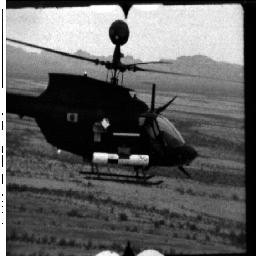
//> input picture Codigos DIP/GenerarRuido/GenerarRuido/helicoptero.jpg, 256 x 256 px
$ ./GenerarRuido   (built with g++ and OpenCV 4)
//> lines starting //> are read from the running program, lines starting //| are printed output that depends on the picture
#include "opencv2/imgproc/imgproc.hpp"
#include "opencv2/highgui/highgui.hpp"
#include <stdlib.h>
#include <stdio.h>
#include "opencv2/opencv.hpp"
#include < opencv/highgui.h >
#include <time.h>

void RuidoSal(IplImage* img);
void RuidoPimienta(IplImage* img);
void RuidoSalyPimienta(IplImage* img);
void RuidoUniforme(IplImage* img, IplImage * imgF);
void RuidoGaussiano(IplImage* img);

void FiltroOrden(IplImage* img, IplImage* imgFiltrada,int operacion);
void ordenarArr(double arr[9]);
double CalculoPromedio(double arr[9],int t);

double CalculoMedia();
double CalculoVarianza(double media);

void main(){
	//Declaracion de variables a usarse
	IplImage *imgIn;			// imagen de entrada

	imgIn=cvLoadImage("helicoptero.jpg", 1);		//carga la imagen de entrada
//> imgIn is the input picture: 256 rows x 256 cols, CV_8UC3; min 0, max 255, mean 94.8
	//visualiza la img original en escala de grises
	cvNamedWindow("Imagen",1);
	cvShowImage("Imagen",imgIn);	cvWaitKey(0);

	//Ruido Sal
	IplImage *imgSal= cvCreateImage(cvGetSize(imgIn),imgIn->depth, 3);
	cvCopy(imgIn,imgSal,0);
	RuidoSal(imgSal);
	cvShowImage("ImgSal", imgSal); cvWaitKey(0);

	//Filtro M韓imo
	IplImage* imgFiltMinimo= cvCreateImage(cvGetSize(imgIn),imgIn->depth, 3);
	FiltroOrden(imgSal, imgFiltMinimo,3);
	cvShowImage("ImgFiltroMinimo", imgFiltMinimo); cvWaitKey(0);

	//Ruido Pimienta
	IplImage *imgPimienta= cvCreateImage(cvGetSize(imgIn),imgIn->depth, 3);
	cvCopy(imgIn,imgPimienta,0);
	RuidoPimienta(imgPimienta);
	cvShowImage("ImgPimienta", imgPimienta); cvWaitKey(0);

	//Filtro M醲imo
	IplImage* imgFiltMaximo= cvCreateImage(cvGetSize(imgIn),imgIn->depth, 3);
	FiltroOrden(imgPimienta, imgFiltMaximo,2);
	cvShowImage("ImgFiltroMaximo", imgFiltMaximo); cvWaitKey(0);

	//Ruido Sal y Pimienta
	IplImage *imgSalyPimienta= cvCreateImage(cvGetSize(imgIn),imgIn->depth, 3);
	cvCopy(imgIn,imgSalyPimienta,0);
	RuidoSalyPimienta(imgSalyPimienta);
	cvShowImage("ImgSalyPimienta", imgSalyPimienta); cvWaitKey(0);

	//Filtro Mediano
	IplImage* imgFiltMediano= cvCreateImage(cvGetSize(imgIn),imgIn->depth, 3);
	FiltroOrden(imgSalyPimienta, imgFiltMediano,1);
	cvShowImage("ImgFiltroMediano", imgFiltMediano); cvWaitKey(0);

	//FILTRO UNIFORME Y GAUSSIANO
	//Se inicializa una imagen de un solo canal
	IplImage *imgGray=cvCreateImage(cvGetSize(imgIn),IPL_DEPTH_8U,1);
	cvCvtColor(imgIn,imgGray,CV_BGR2GRAY);			//convierte la img de entrada a img escala de grises

	//Ruido Uniforme
	IplImage *imgUniforme= cvCreateImage(cvGetSize(imgIn),imgIn->depth, 1);
	cvSet(imgUniforme, cvScalar(0,0,0,0),NULL);
	//cvCopy(imgGray,imgUniforme,0);
	RuidoUniforme(imgGray,imgUniforme);
	cvShowImage("ImgRuidoUniforme", imgUniforme); cvWaitKey(0);
	cvAdd(imgUniforme,imgGray,imgUniforme);
	cvShowImage("ImgconRuidoUniforme", imgUniforme); cvWaitKey(0);

	//Filtro PuntoMedio
	IplImage* imgFiltPuntMedio= cvCreateImage(cvGetSize(imgIn),imgIn->depth, 1);
	FiltroOrden(imgUniforme, imgFiltPuntMedio,4);
	cvShowImage("ImgFiltroPuntMedio", imgFiltPuntMedio); cvWaitKey(0);

	//Filtro Gaussiano
	IplImage *imgGaussiano= cvCreateImage(cvGetSize(imgIn),imgIn->depth, 1);
	IplImage *imgFiltroGaussiano= cvCreateImage(cvGetSize(imgIn),imgIn->depth, 1);
	cvSet(imgGaussiano, cvScalar(0,0,0,0),NULL);
	//cvCopy(imgGray,imgGaussiano,0);
	RuidoGaussiano(imgGaussiano);
	cvShowImage("ImgRuidoGaussiano", imgGaussiano); cvWaitKey(0);
	cvAdd(imgGaussiano,imgGray,imgGaussiano);
	cvShowImage("ImgconRuidoGaussiano", imgGaussiano); cvWaitKey(0);

	//Filtro PuntoMedio
	IplImage* imgFiltPuntMedioG= cvCreateImage(cvGetSize(imgIn),imgIn->depth, 1);
	FiltroOrden(imgGaussiano, imgFiltPuntMedioG,4);
	cvShowImage("ImgFiltroPuntMedioGaussiano", imgFiltPuntMedioG); cvWaitKey(0);


}

void RuidoSal(IplImage* img){
	float prob= 0.05;
	int ri=0,rj=0;
	int n=0;
	int npixeles = int(img->width*img->height*prob);
//> npixeles = 3276
	srand(time(NULL));

	printf("w: %d, h: %d, npx: %d\n", img->width,img->height,npixeles);
//| w: 256, h: 256, npx: 3276

	while (n!=npixeles){
		ri= rand()%(img->width);
		rj= rand()%(img->height);
		cvSet2D(img,rj,ri,cvScalarAll(255));
		n++;
	}
//> img: 256 rows x 256 cols, CV_8UC3; min 0, max 255, mean 102.7
//> after the loop, n = 3276
//> after the loop in FiltroOrden, `for(int i=1;i<img->width-1;i++)`: n = 0

	//cvShowImage("ImgSal", imgSal); cvWaitKey(0);
}

void RuidoPimienta(IplImage* img){
	float prob= 0.02;
	int ri=0,rj=0;
	int n=0;
	int npixeles = int(img->width*img->height*prob);
//> npixeles = 1310
	srand(time(NULL));

	printf("w: %d, h: %d, npx: %d\n", img->width,img->height,npixeles);
//| w: 256, h: 256, npx: 1310

	while (n!=npixeles){
		ri= rand()%(img->width);
		rj= rand()%(img->height);
		cvSet2D(img,rj,ri,cvScalarAll(0));
		n++;
	}
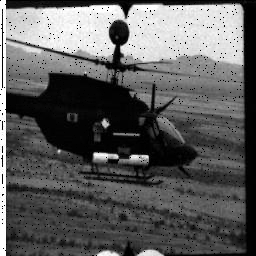
//> img: 256 rows x 256 cols, CV_8UC3; min 0, max 255, mean 93
//> after the loop, n = 1310

	//cvShowImage("ImgPimienta", imgPimienta); cvWaitKey(0);
}

void RuidoSalyPimienta(IplImage* img){
	RuidoSal(img);
//| w: 256, h: 256, npx: 3276
	RuidoPimienta(img);
//| w: 256, h: 256, npx: 1310
//> after the loop in RuidoPimienta (call 2), `while (n!=npixeles)`:
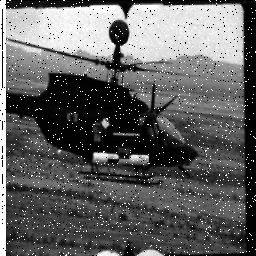
//> img: 256 rows x 256 cols, CV_8UC3; min 0, max 255, mean 97.6
}

void RuidoUniforme(IplImage* img, IplImage * imgF){
	int min=10, max=70;
	float operacion=(float)1/(float)(max-min);
	int brillo= 0;
	float prob= 0.05;
	int i=0,j=0;
	int n=0,n1=0;
	int npixeles = int(img->width*img->height*prob);
//> npixeles = 3276

	while (n!=npixeles){

		brillo= rand()%max+min;

		while (n1!=int(img->width*img->height*operacion)){
			i= rand()%(img->width);
			j= rand()%(img->height);

			cvSet2D(imgF,j,i,cvScalar((double)brillo,0,0,0));

			n1++;
		}
		//printf("\tnbrillo %d",brillo);
		n1=0;
		n++;
	}
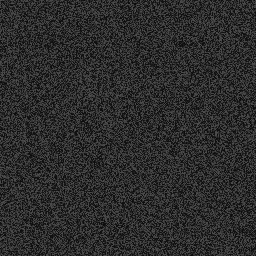
//> imgF: 256 rows x 256 cols, CV_8UC1; min 10, max 79, mean 44.2
//> after the loop, n1 = 0; n = 3276
//> call 4 of FiltroOrden, with operacion = 4
//> after the loop in FiltroOrden (call 4), `for(int i=1;i<img->width-1;i++)`:
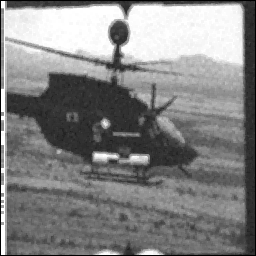
//> imgFiltrada: 256 rows x 256 cols, CV_8UC1; min 0, max 255, mean 131.6
//> after the loop in FiltroOrden (call 4), `for(int i=1;i<img->width-1;i++)`: arrB = [17, 18, 19, 39, 52, 68, 68, 69, 78]; n = 0
}

void RuidoGaussiano(IplImage* img){
	double media = 127;//CalculoMedia();
	double varianza= 121;//CalculoVarianza(media);
	double pi=3.141592654,e=2.718281828;

	double op1= (double)1/(double)pow((2*pi*varianza),0.5);
	double op2= (double)1/(double)(2*varianza);

	int n=0,i,j;
	for (int brillo=0;brillo<256;brillo++){
		double op3= op1*pow(e,-pow((brillo-media),2)*op2);
		int prob= int(img->width*img->height*op3);
		printf("\t%d",prob);
		while(n!=prob){
			i= rand()%(img->width);
			j= rand()%(img->height);
			cvSet2D(img,j,i,cvScalar((double)brillo,0,0,0));
			n++;
		}
		n=0;
	}
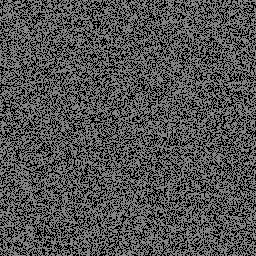
//> img: 256 rows x 256 cols, CV_8UC1; min 0, max 170, mean 82.2
//> after the loop, n = 0
//> in main, `cvAdd(imgGaussiano,imgGray,imgGaussiano);`:
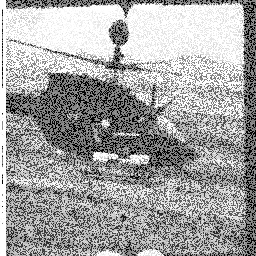
//> imgGaussiano: 256 rows x 256 cols, CV_8UC1; min 0, max 255, mean 162.8
//> after the loop in FiltroOrden (call 5), `for(int i=1;i<img->width-1;i++)`:
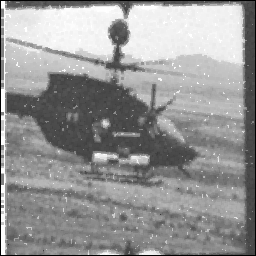
//> imgFiltrada: 256 rows x 256 cols, CV_8UC1; min 0, max 255, mean 149.4
//> after the loop in FiltroOrden (call 5), `for(int i=1;i<img->width-1;i++)`: arrB = [0, 0, 122, 125, 125, 126, 133, 138, 142]; n = 0

}

double CalculoMedia(){
	int nBrillo=256, suma=0;
	for(int i=0; i<nBrillo;i++){
		suma=suma+i;
	}
	return (suma/nBrillo);
}

double CalculoVarianza(double media){
	int nBrillo=256,suma=0;

	for(int i=0; i<nBrillo;i++){
		suma= suma+(i-media)*(i-media);
	}
	return (suma/nBrillo);
}

void FiltroOrden(IplImage* img, IplImage* imgFiltrada,int operacion){

	double arrB[9]={0},arrG[9]={0},arrR[9]={0};
	int n=0;

	for(int i=1;i<img->width-1;i++){
		for(int j=1;j<img->height-1;j++){
			for(int posx=i-1; posx<i+2;posx++){
				for(int posy=j-1;posy<j+2;posy++){
					arrB[n]=cvGet2D(img,posy,posx).val[0];
					arrG[n]=cvGet2D(img,posy,posx).val[1];
					arrR[n]=cvGet2D(img,posy,posx).val[2];
					n++;
				}
			}
			n=0;
			//Se ordena el arreglo-mascara
			ordenarArr(arrB);
			ordenarArr(arrG);
			ordenarArr(arrR);

			if(operacion==1)		//Filtro Mediano
				cvSet2D(imgFiltrada,j,i,cvScalar(arrB[4],arrG[4],arrR[4],0));
			else if(operacion==2)	//Filtro Maximo
				cvSet2D(imgFiltrada,j,i,cvScalar(arrB[8],arrG[8],arrR[8],0));
			else if(operacion==3)	//Filtro Minimo
				cvSet2D(imgFiltrada,j,i,cvScalar(arrB[0],arrG[0],arrR[0],0));
			else if(operacion==4){	//Filtro Punto Medio
				double puntoMedioB= (arrB[0]+arrB[8])*0.5;
				double puntoMedioG= (arrG[0]+arrG[8])*0.5;
				double puntoMedioR= (arrR[0]+arrR[8])*0.5;
				cvSet2D(imgFiltrada,j,i,cvScalar(puntoMedioB,puntoMedioG,puntoMedioR,0));
			}
			else if (operacion==5){ //Filtro Alpha-Trimed

				int t=3;
				double promedioB= CalculoPromedio(arrB,t);
				double promedioG= CalculoPromedio(arrG,t);
				double promedioR= CalculoPromedio(arrR,t);
				cvSet2D(imgFiltrada,j,i,cvScalar(promedioB,promedioG,promedioR,0));
			}

		}
	}

}

void ordenarArr(double arr[9]){

	int menor=0;
	for (int i=0; i<9;i++){
		for(int j=0;j<9;j++){
			if(arr[i]<= arr[j]){
				menor=arr[i];
				arr[i]=arr[j];
				arr[j]=menor;
			}
		}
	}

}

double CalculoPromedio(double arr[9],int t){
	int suma=0, n=9-t;
	for(int i=0; i<n;i++){
		suma=suma+i;
	}
	return (suma/n);
}
